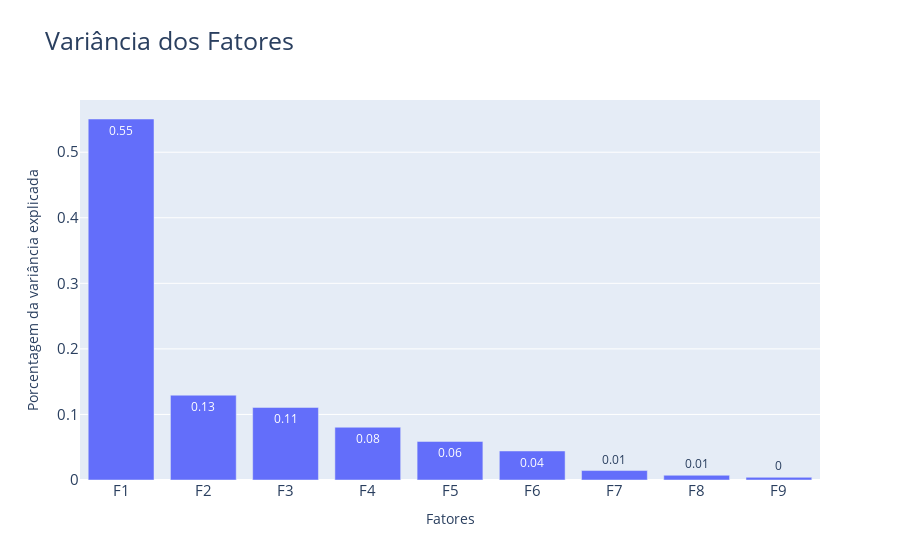

The code cell stored with this chart in its notebook:
### Code cell
# visualizando fatores em grafico
fig = px.bar(x=fatores, y=variancia, text=np.around(variancia, decimals=2), title='Variância dos Fatores')
fig.update_layout(
    yaxis={
        'title':'Porcentagem da variância explicada',
        'tickfont': {'size':15}
    },
    xaxis={
        'title':'Fatores',
        'tickfont': {'size':15}
    },
    title={'font':{'size':25}}
)
fig.show()

### Figure 1 — Plotly figure (JSON) as saved in the notebook; plotly's stock layout.template omitted (floating-point values rounded to 4 significant figures)
{"data": [{"alignmentgroup": "True", "hovertemplate": "x=%{x}<br>y=%{y}<br>text=%{text}<extra></extra>", "legendgroup": "", "marker": {"color": "#636efa", "pattern": {"shape": ""}}, "name": "", "offsetgroup": "", "orientation": "v", "showlegend": false, "text": [0.55, 0.13, 0.11, 0.08, 0.06, 0.04, 0.01, 0.01, 0], "textposition": "auto", "type": "bar", "x": ["F1", "F2", "F3", "F4", "F5", "F6", "F7", "F8", "F9"], "xaxis": "x", "y": [0.5507, 0.1294, 0.1107, 0.08045, 0.05881, 0.04426, 0.01441, 0.00723, 0.004094], "yaxis": "y"}], "layout": {"barmode": "relative", "legend": {"tracegroupgap": 0}, "title": {"font": {"size": 25}, "text": "Variância dos Fatores"}, "xaxis": {"anchor": "y", "domain": [0, 1], "tickfont": {"size": 15}, "title": {"text": "Fatores"}}, "yaxis": {"anchor": "x", "domain": [0, 1], "tickfont": {"size": 15}, "title": {"text": "Porcentagem da variância explicada"}}}}
